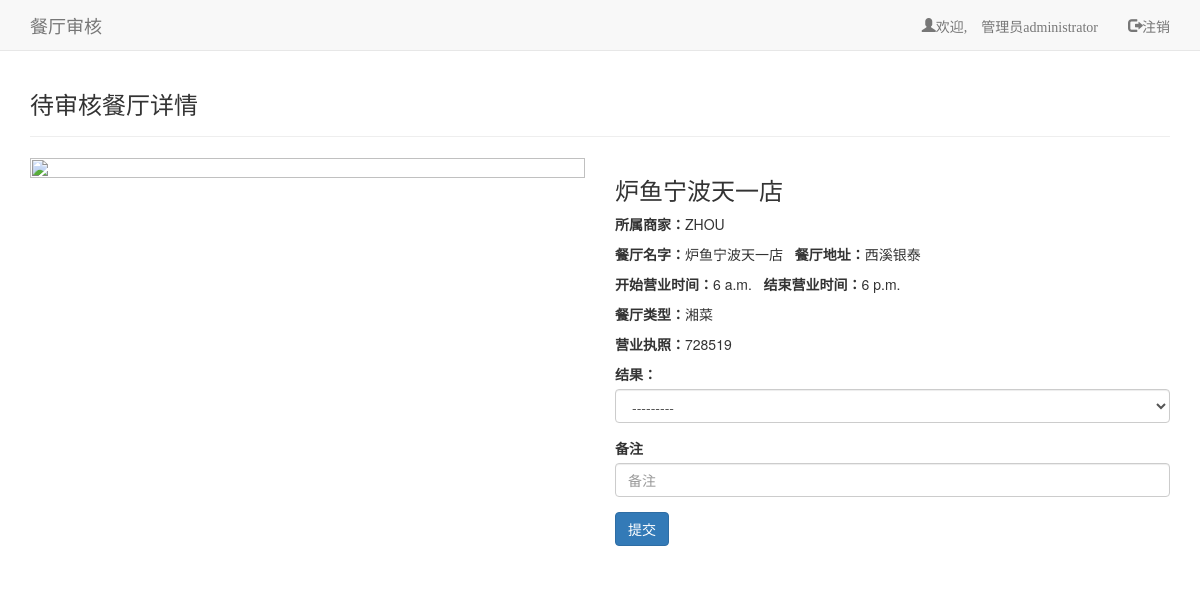
/assesses/detail/12/ (signed in), run on the app's committed database.
### ApplyController/models.py (models this page shows, shortened)
class Restaurant(models.Model):
    id = models.AutoField(primary_key=True)
    MerchantID = models.ForeignKey(Merchant, on_delete=models.CASCADE)
    Name = models.CharField(max_length=20)
    BusinessStartHour = models.TimeField()
    BusinessEndHour = models.TimeField()
    Address = models.CharField(max_length=50)
    Image = models.ImageField(upload_to=get_file_path, null=True, blank=True)
    Score = models.FloatField(validators=[MinValueValidator(0), MaxValueValidator(5)], default=0)
    Category_Choices = (
        ('1', '川菜'),
        ('2', '粤菜'),
        ('3', '鲁菜'),
        ('4', '苏菜'),
        ('5', '湘菜'),
        ('6', '浙菜'),
        ('7', '其他'),
    )
    Category = models.CharField(max_length=1, choices=Category_Choices)
    LicenseID = models.CharField(validators=[RegexValidator(regex='^[0-9]*$')], max_length=50)
    ApplicationTime = models.DateTimeField(auto_now_add=True)
    Status_Choices = (
        (0, '待审核'),
        (1, '审核拒绝'),
        (2, '审核通过'),
    )
    Status = models.SmallIntegerField(choices=Status_Choices, default=0)
    OpenTime = models.DateTimeField(null=True)
    class Meta:
        ordering = ['Status', 'ApplicationTime']

class Merchant(models.Model):
    id = models.AutoField(primary_key=True)
    Name = models.CharField(max_length=20, verbose_name='用户名', unique=True)
    Password = models.CharField(max_length=20, validators=[MinLengthValidator(8)], verbose_name='密码')
    IdentityNum = models.CharField(validators=[validate_identity_num], max_length=20)
    PhoneNum_regex_validator = RegexValidator(regex=r'^\d{7}$', inverse_match=True)
    PhoneNum = models.CharField(max_length=11, validators=[PhoneNum_regex_validator])
    def __str__(self):
        return self.Name

### assesses/views.py (the view, shortened to what this page needs)
# urls.py: url(r"^detail/(?P<restaurant_id>\d*)/$",views.detail,name="detail"),
def detail(request,restaurant_id):
    restaurant = Restaurant.objects.get(id=restaurant_id)
    form = forms.AssessForm()
    context = {"form":form,"assessor":request.session["assessor"],"restaurant":restaurant}
    return render(request,"assesses/detail.html",context)

### assesses/forms.py
class AssessForm(forms.ModelForm):
    class Meta:
        model = AssessInfo
        fields = ("Result","Notes")
        labels = {"Result":"结果：","Notes":"备注"}

### assesses/templates/assesses/detail.html (shortened to what this page needs)
{%extends "assesses/base.html"%}
{% load bootstrap3 %}
{% block header %}
    <h3>
        待审核餐厅详情
    </h3>
{% endblock header %}
{% block content %}
<div class="detail">
    <div class="container-fliud">
        <div class="wrapper row">
            <div class="preview col-md-6">
                <div><img src="/Files/{{restaurant.Image}}" height="100%" width="100%"></div>
            </div>
            <div class="details col-md-6">
                <h3>{{restaurant.Name}}</h3>
                <div class="profile">
                    <p><strong>所属商家：</strong>{{restaurant.MerchantID}}</p>
                    <p><strong>餐厅名字：</strong>{{restaurant.Name}} &nbsp
                    <strong>餐厅地址：</strong>{{restaurant.Address}}</p>
                    <p><strong>开始营业时间：</strong>{{restaurant.BusinessStartHour}} &nbsp
                    <strong>结束营业时间：</strong>{{restaurant.BusinessEndHour}}</p>
                    <p><strong>餐厅类型：</strong>{{restaurant.get_Category_display}}</p>
                    <p><strong>营业执照：</strong>{{restaurant.LicenseID}}</p>
                </div>
                <div class="action">
                    <form method="post" action="{% url 'assesses:detail'  restaurant.id%}" class="form">
                        {% bootstrap_form form %}
                        {% buttons %}
                        <button name="submit" class="btn btn-primary">提交</button>
                        {% endbuttons %}
                    </form>
                </div>
            </div>
        </div>
    </div>
</div>
<div>
    <br>
</div>
{% endblock content %}

### data on the page
Restaurant: Name "炉鱼宁波天一店", MerchantID "ZHOU", Address "西溪银泰", BusinessStartHour "6 a.m.", BusinessEndHour "6 p.m.", Category "湘菜", LicenseID "728519"

### other printed values
{{ request.session.assessor_name }} "administrator"
